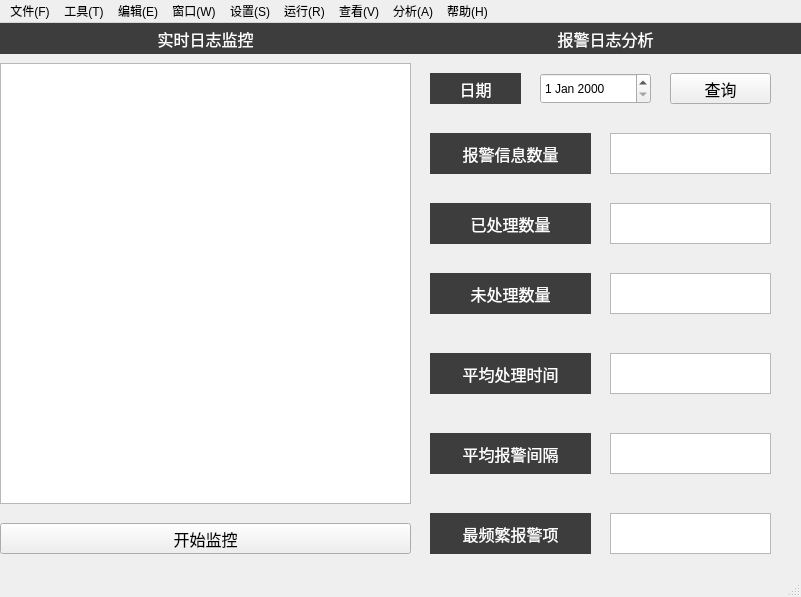
<?xml version="1.0" encoding="UTF-8"?>
<ui version="4.0">
 <class>MainWindow</class>
 <widget class="QMainWindow" name="MainWindow">
  <property name="geometry">
   <rect>
    <x>0</x>
    <y>0</y>
    <width>801</width>
    <height>597</height>
   </rect>
  </property>
  <property name="windowTitle">
   <string>生产线报警智能检测分析系统</string>
  </property>
  <widget class="QWidget" name="centralwidget">
   <widget class="QTextEdit" name="textEdit">
    <property name="geometry">
     <rect>
      <x>0</x>
      <y>40</y>
      <width>411</width>
      <height>441</height>
     </rect>
    </property>
   </widget>
   <widget class="QLabel" name="label">
    <property name="geometry">
     <rect>
      <x>0</x>
      <y>0</y>
      <width>411</width>
      <height>31</height>
     </rect>
    </property>
    <property name="palette">
     <palette>
      <active>
       <colorrole role="WindowText">
        <brush brushstyle="SolidPattern">
         <color alpha="255">
          <red>255</red>
          <green>255</green>
          <blue>255</blue>
         </color>
        </brush>
       </colorrole>
       <colorrole role="Button">
        <brush brushstyle="SolidPattern">
         <color alpha="255">
          <red>61</red>
          <green>61</green>
          <blue>61</blue>
         </color>
        </brush>
       </colorrole>
       <colorrole role="Base">
        <brush brushstyle="SolidPattern">
         <color alpha="255">
          <red>61</red>
          <green>61</green>
          <blue>61</blue>
         </color>
        </brush>
       </colorrole>
       <colorrole role="Window">
        <brush brushstyle="SolidPattern">
         <color alpha="255">
          <red>61</red>
          <green>61</green>
          <blue>61</blue>
         </color>
        </brush>
       </colorrole>
      </active>
      <inactive>
       <colorrole role="WindowText">
        <brush brushstyle="SolidPattern">
         <color alpha="255">
          <red>255</red>
          <green>255</green>
          <blue>255</blue>
         </color>
        </brush>
       </colorrole>
       <colorrole role="Button">
        <brush brushstyle="SolidPattern">
         <color alpha="255">
          <red>61</red>
          <green>61</green>
          <blue>61</blue>
         </color>
        </brush>
       </colorrole>
       <colorrole role="Base">
        <brush brushstyle="SolidPattern">
         <color alpha="255">
          <red>61</red>
          <green>61</green>
          <blue>61</blue>
         </color>
        </brush>
       </colorrole>
       <colorrole role="Window">
        <brush brushstyle="SolidPattern">
         <color alpha="255">
          <red>61</red>
          <green>61</green>
          <blue>61</blue>
         </color>
        </brush>
       </colorrole>
      </inactive>
      <disabled>
       <colorrole role="WindowText">
        <brush brushstyle="SolidPattern">
         <color alpha="255">
          <red>120</red>
          <green>120</green>
          <blue>120</blue>
         </color>
        </brush>
       </colorrole>
       <colorrole role="Button">
        <brush brushstyle="SolidPattern">
         <color alpha="255">
          <red>61</red>
          <green>61</green>
          <blue>61</blue>
         </color>
        </brush>
       </colorrole>
       <colorrole role="Base">
        <brush brushstyle="SolidPattern">
         <color alpha="255">
          <red>61</red>
          <green>61</green>
          <blue>61</blue>
         </color>
        </brush>
       </colorrole>
       <colorrole role="Window">
        <brush brushstyle="SolidPattern">
         <color alpha="255">
          <red>61</red>
          <green>61</green>
          <blue>61</blue>
         </color>
        </brush>
       </colorrole>
      </disabled>
     </palette>
    </property>
    <property name="font">
     <font>
      <family>黑体</family>
      <pointsize>12</pointsize>
     </font>
    </property>
    <property name="styleSheet">
     <string notr="true">background-color: rgb(61, 61, 61);</string>
    </property>
    <property name="text">
     <string>实时日志监控</string>
    </property>
    <property name="alignment">
     <set>Qt::AlignCenter</set>
    </property>
   </widget>
   <widget class="QLabel" name="label_2">
    <property name="geometry">
     <rect>
      <x>410</x>
      <y>0</y>
      <width>391</width>
      <height>31</height>
     </rect>
    </property>
    <property name="palette">
     <palette>
      <active>
       <colorrole role="WindowText">
        <brush brushstyle="SolidPattern">
         <color alpha="255">
          <red>255</red>
          <green>255</green>
          <blue>255</blue>
         </color>
        </brush>
       </colorrole>
       <colorrole role="Button">
        <brush brushstyle="SolidPattern">
         <color alpha="255">
          <red>61</red>
          <green>61</green>
          <blue>61</blue>
         </color>
        </brush>
       </colorrole>
       <colorrole role="Base">
        <brush brushstyle="SolidPattern">
         <color alpha="255">
          <red>61</red>
          <green>61</green>
          <blue>61</blue>
         </color>
        </brush>
       </colorrole>
       <colorrole role="Window">
        <brush brushstyle="SolidPattern">
         <color alpha="255">
          <red>61</red>
          <green>61</green>
          <blue>61</blue>
         </color>
        </brush>
       </colorrole>
      </active>
      <inactive>
       <colorrole role="WindowText">
        <brush brushstyle="SolidPattern">
         <color alpha="255">
          <red>255</red>
          <green>255</green>
          <blue>255</blue>
         </color>
        </brush>
       </colorrole>
       <colorrole role="Button">
        <brush brushstyle="SolidPattern">
         <color alpha="255">
          <red>61</red>
          <green>61</green>
          <blue>61</blue>
         </color>
        </brush>
       </colorrole>
       <colorrole role="Base">
        <brush brushstyle="SolidPattern">
         <color alpha="255">
          <red>61</red>
          <green>61</green>
          <blue>61</blue>
         </color>
        </brush>
       </colorrole>
       <colorrole role="Window">
        <brush brushstyle="SolidPattern">
         <color alpha="255">
          <red>61</red>
          <green>61</green>
          <blue>61</blue>
         </color>
        </brush>
       </colorrole>
      </inactive>
      <disabled>
       <colorrole role="WindowText">
        <brush brushstyle="SolidPattern">
         <color alpha="255">
          <red>120</red>
          <green>120</green>
          <blue>120</blue>
         </color>
        </brush>
       </colorrole>
       <colorrole role="Button">
        <brush brushstyle="SolidPattern">
         <color alpha="255">
          <red>61</red>
          <green>61</green>
          <blue>61</blue>
         </color>
        </brush>
       </colorrole>
       <colorrole role="Base">
        <brush brushstyle="SolidPattern">
         <color alpha="255">
          <red>61</red>
          <green>61</green>
          <blue>61</blue>
         </color>
        </brush>
       </colorrole>
       <colorrole role="Window">
        <brush brushstyle="SolidPattern">
         <color alpha="255">
          <red>61</red>
          <green>61</green>
          <blue>61</blue>
         </color>
        </brush>
       </colorrole>
      </disabled>
     </palette>
    </property>
    <property name="font">
     <font>
      <family>黑体</family>
      <pointsize>12</pointsize>
     </font>
    </property>
    <property name="styleSheet">
     <string notr="true">background-color: rgb(61, 61, 61);</string>
    </property>
    <property name="text">
     <string>报警日志分析</string>
    </property>
    <property name="alignment">
     <set>Qt::AlignCenter</set>
    </property>
   </widget>
   <widget class="QLabel" name="label_3">
    <property name="geometry">
     <rect>
      <x>430</x>
      <y>50</y>
      <width>91</width>
      <height>31</height>
     </rect>
    </property>
    <property name="palette">
     <palette>
      <active>
       <colorrole role="WindowText">
        <brush brushstyle="SolidPattern">
         <color alpha="255">
          <red>255</red>
          <green>255</green>
          <blue>255</blue>
         </color>
        </brush>
       </colorrole>
       <colorrole role="Button">
        <brush brushstyle="SolidPattern">
         <color alpha="255">
          <red>61</red>
          <green>61</green>
          <blue>61</blue>
         </color>
        </brush>
       </colorrole>
       <colorrole role="Base">
        <brush brushstyle="SolidPattern">
         <color alpha="255">
          <red>61</red>
          <green>61</green>
          <blue>61</blue>
         </color>
        </brush>
       </colorrole>
       <colorrole role="Window">
        <brush brushstyle="SolidPattern">
         <color alpha="255">
          <red>61</red>
          <green>61</green>
          <blue>61</blue>
         </color>
        </brush>
       </colorrole>
      </active>
      <inactive>
       <colorrole role="WindowText">
        <brush brushstyle="SolidPattern">
         <color alpha="255">
          <red>255</red>
          <green>255</green>
          <blue>255</blue>
         </color>
        </brush>
       </colorrole>
       <colorrole role="Button">
        <brush brushstyle="SolidPattern">
         <color alpha="255">
          <red>61</red>
          <green>61</green>
          <blue>61</blue>
         </color>
        </brush>
       </colorrole>
       <colorrole role="Base">
        <brush brushstyle="SolidPattern">
         <color alpha="255">
          <red>61</red>
          <green>61</green>
          <blue>61</blue>
         </color>
        </brush>
       </colorrole>
       <colorrole role="Window">
        <brush brushstyle="SolidPattern">
         <color alpha="255">
          <red>61</red>
          <green>61</green>
          <blue>61</blue>
         </color>
        </brush>
       </colorrole>
      </inactive>
      <disabled>
       <colorrole role="WindowText">
        <brush brushstyle="SolidPattern">
         <color alpha="255">
          <red>120</red>
          <green>120</green>
          <blue>120</blue>
         </color>
        </brush>
       </colorrole>
       <colorrole role="Button">
        <brush brushstyle="SolidPattern">
         <color alpha="255">
          <red>61</red>
          <green>61</green>
          <blue>61</blue>
         </color>
        </brush>
       </colorrole>
       <colorrole role="Base">
        <brush brushstyle="SolidPattern">
         <color alpha="255">
          <red>61</red>
          <green>61</green>
          <blue>61</blue>
         </color>
        </brush>
       </colorrole>
       <colorrole role="Window">
        <brush brushstyle="SolidPattern">
         <color alpha="255">
          <red>61</red>
          <green>61</green>
          <blue>61</blue>
         </color>
        </brush>
       </colorrole>
      </disabled>
     </palette>
    </property>
    <property name="font">
     <font>
      <family>黑体</family>
      <pointsize>12</pointsize>
     </font>
    </property>
    <property name="styleSheet">
     <string notr="true">background-color: rgb(61, 61, 61);</string>
    </property>
    <property name="text">
     <string>日期</string>
    </property>
    <property name="alignment">
     <set>Qt::AlignCenter</set>
    </property>
   </widget>
   <widget class="QDateEdit" name="dateEdit">
    <property name="geometry">
     <rect>
      <x>540</x>
      <y>50</y>
      <width>111</width>
      <height>31</height>
     </rect>
    </property>
   </widget>
   <widget class="QPushButton" name="pushButton">
    <property name="geometry">
     <rect>
      <x>670</x>
      <y>50</y>
      <width>101</width>
      <height>31</height>
     </rect>
    </property>
    <property name="font">
     <font>
      <family>黑体</family>
      <pointsize>12</pointsize>
     </font>
    </property>
    <property name="text">
     <string>查询</string>
    </property>
   </widget>
   <widget class="QLabel" name="label_4">
    <property name="geometry">
     <rect>
      <x>430</x>
      <y>110</y>
      <width>161</width>
      <height>41</height>
     </rect>
    </property>
    <property name="palette">
     <palette>
      <active>
       <colorrole role="WindowText">
        <brush brushstyle="SolidPattern">
         <color alpha="255">
          <red>255</red>
          <green>255</green>
          <blue>255</blue>
         </color>
        </brush>
       </colorrole>
       <colorrole role="Button">
        <brush brushstyle="SolidPattern">
         <color alpha="255">
          <red>61</red>
          <green>61</green>
          <blue>61</blue>
         </color>
        </brush>
       </colorrole>
       <colorrole role="Base">
        <brush brushstyle="SolidPattern">
         <color alpha="255">
          <red>61</red>
          <green>61</green>
          <blue>61</blue>
         </color>
        </brush>
       </colorrole>
       <colorrole role="Window">
        <brush brushstyle="SolidPattern">
         <color alpha="255">
          <red>61</red>
          <green>61</green>
          <blue>61</blue>
         </color>
        </brush>
       </colorrole>
      </active>
      <inactive>
       <colorrole role="WindowText">
        <brush brushstyle="SolidPattern">
         <color alpha="255">
          <red>255</red>
          <green>255</green>
          <blue>255</blue>
         </color>
        </brush>
       </colorrole>
       <colorrole role="Button">
        <brush brushstyle="SolidPattern">
         <color alpha="255">
          <red>61</red>
          <green>61</green>
          <blue>61</blue>
         </color>
        </brush>
       </colorrole>
       <colorrole role="Base">
        <brush brushstyle="SolidPattern">
         <color alpha="255">
          <red>61</red>
          <green>61</green>
          <blue>61</blue>
         </color>
        </brush>
       </colorrole>
       <colorrole role="Window">
        <brush brushstyle="SolidPattern">
         <color alpha="255">
          <red>61</red>
          <green>61</green>
          <blue>61</blue>
         </color>
        </brush>
       </colorrole>
      </inactive>
      <disabled>
       <colorrole role="WindowText">
        <brush brushstyle="SolidPattern">
         <color alpha="255">
          <red>120</red>
          <green>120</green>
          <blue>120</blue>
         </color>
        </brush>
       </colorrole>
       <colorrole role="Button">
        <brush brushstyle="SolidPattern">
         <color alpha="255">
          <red>61</red>
          <green>61</green>
          <blue>61</blue>
         </color>
        </brush>
       </colorrole>
       <colorrole role="Base">
        <brush brushstyle="SolidPattern">
         <color alpha="255">
          <red>61</red>
          <green>61</green>
          <blue>61</blue>
         </color>
        </brush>
       </colorrole>
       <colorrole role="Window">
        <brush brushstyle="SolidPattern">
         <color alpha="255">
          <red>61</red>
          <green>61</green>
          <blue>61</blue>
         </color>
        </brush>
       </colorrole>
      </disabled>
     </palette>
    </property>
    <property name="font">
     <font>
      <family>黑体</family>
      <pointsize>12</pointsize>
     </font>
    </property>
    <property name="styleSheet">
     <string notr="true">background-color: rgb(61, 61, 61);</string>
    </property>
    <property name="text">
     <string>报警信息数量</string>
    </property>
    <property name="alignment">
     <set>Qt::AlignCenter</set>
    </property>
   </widget>
   <widget class="QLabel" name="label_5">
    <property name="geometry">
     <rect>
      <x>430</x>
      <y>180</y>
      <width>161</width>
      <height>41</height>
     </rect>
    </property>
    <property name="palette">
     <palette>
      <active>
       <colorrole role="WindowText">
        <brush brushstyle="SolidPattern">
         <color alpha="255">
          <red>255</red>
          <green>255</green>
          <blue>255</blue>
         </color>
        </brush>
       </colorrole>
       <colorrole role="Button">
        <brush brushstyle="SolidPattern">
         <color alpha="255">
          <red>61</red>
          <green>61</green>
          <blue>61</blue>
         </color>
        </brush>
       </colorrole>
       <colorrole role="Base">
        <brush brushstyle="SolidPattern">
         <color alpha="255">
          <red>61</red>
          <green>61</green>
          <blue>61</blue>
         </color>
        </brush>
       </colorrole>
       <colorrole role="Window">
        <brush brushstyle="SolidPattern">
         <color alpha="255">
          <red>61</red>
          <green>61</green>
          <blue>61</blue>
         </color>
        </brush>
       </colorrole>
      </active>
      <inactive>
       <colorrole role="WindowText">
        <brush brushstyle="SolidPattern">
         <color alpha="255">
          <red>255</red>
          <green>255</green>
          <blue>255</blue>
         </color>
        </brush>
       </colorrole>
       <colorrole role="Button">
        <brush brushstyle="SolidPattern">
         <color alpha="255">
          <red>61</red>
          <green>61</green>
          <blue>61</blue>
         </color>
        </brush>
       </colorrole>
       <colorrole role="Base">
        <brush brushstyle="SolidPattern">
         <color alpha="255">
          <red>61</red>
          <green>61</green>
          <blue>61</blue>
         </color>
        </brush>
       </colorrole>
       <colorrole role="Window">
        <brush brushstyle="SolidPattern">
         <color alpha="255">
          <red>61</red>
          <green>61</green>
          <blue>61</blue>
         </color>
        </brush>
       </colorrole>
      </inactive>
      <disabled>
       <colorrole role="WindowText">
        <brush brushstyle="SolidPattern">
         <color alpha="255">
          <red>120</red>
          <green>120</green>
          <blue>120</blue>
         </color>
        </brush>
       </colorrole>
       <colorrole role="Button">
        <brush brushstyle="SolidPattern">
         <color alpha="255">
          <red>61</red>
          <green>61</green>
          <blue>61</blue>
         </color>
        </brush>
       </colorrole>
       <colorrole role="Base">
        <brush brushstyle="SolidPattern">
         <color alpha="255">
          <red>61</red>
          <green>61</green>
          <blue>61</blue>
         </color>
        </brush>
       </colorrole>
       <colorrole role="Window">
        <brush brushstyle="SolidPattern">
         <color alpha="255">
          <red>61</red>
          <green>61</green>
          <blue>61</blue>
         </color>
        </brush>
       </colorrole>
      </disabled>
     </palette>
    </property>
    <property name="font">
     <font>
      <family>黑体</family>
      <pointsize>12</pointsize>
     </font>
    </property>
    <property name="styleSheet">
     <string notr="true">background-color: rgb(61, 61, 61);</string>
    </property>
    <property name="text">
     <string>已处理数量</string>
    </property>
    <property name="alignment">
     <set>Qt::AlignCenter</set>
    </property>
   </widget>
   <widget class="QLabel" name="label_6">
    <property name="geometry">
     <rect>
      <x>430</x>
      <y>250</y>
      <width>161</width>
      <height>41</height>
     </rect>
    </property>
    <property name="palette">
     <palette>
      <active>
       <colorrole role="WindowText">
        <brush brushstyle="SolidPattern">
         <color alpha="255">
          <red>255</red>
          <green>255</green>
          <blue>255</blue>
         </color>
        </brush>
       </colorrole>
       <colorrole role="Button">
        <brush brushstyle="SolidPattern">
         <color alpha="255">
          <red>61</red>
          <green>61</green>
          <blue>61</blue>
         </color>
        </brush>
       </colorrole>
       <colorrole role="Base">
        <brush brushstyle="SolidPattern">
         <color alpha="255">
          <red>61</red>
          <green>61</green>
          <blue>61</blue>
         </color>
        </brush>
       </colorrole>
       <colorrole role="Window">
        <brush brushstyle="SolidPattern">
         <color alpha="255">
          <red>61</red>
          <green>61</green>
          <blue>61</blue>
         </color>
        </brush>
       </colorrole>
      </active>
      <inactive>
       <colorrole role="WindowText">
        <brush brushstyle="SolidPattern">
         <color alpha="255">
          <red>255</red>
          <green>255</green>
          <blue>255</blue>
         </color>
        </brush>
       </colorrole>
       <colorrole role="Button">
        <brush brushstyle="SolidPattern">
         <color alpha="255">
          <red>61</red>
          <green>61</green>
          <blue>61</blue>
         </color>
        </brush>
       </colorrole>
       <colorrole role="Base">
        <brush brushstyle="SolidPattern">
         <color alpha="255">
          <red>61</red>
          <green>61</green>
          <blue>61</blue>
         </color>
        </brush>
       </colorrole>
       <colorrole role="Window">
        <brush brushstyle="SolidPattern">
         <color alpha="255">
          <red>61</red>
          <green>61</green>
          <blue>61</blue>
         </color>
        </brush>
       </colorrole>
      </inactive>
      <disabled>
       <colorrole role="WindowText">
        <brush brushstyle="SolidPattern">
         <color alpha="255">
          <red>120</red>
          <green>120</green>
          <blue>120</blue>
         </color>
        </brush>
       </colorrole>
       <colorrole role="Button">
        <brush brushstyle="SolidPattern">
         <color alpha="255">
          <red>61</red>
          <green>61</green>
          <blue>61</blue>
         </color>
        </brush>
       </colorrole>
       <colorrole role="Base">
        <brush brushstyle="SolidPattern">
         <color alpha="255">
          <red>61</red>
          <green>61</green>
          <blue>61</blue>
         </color>
        </brush>
       </colorrole>
       <colorrole role="Window">
        <brush brushstyle="SolidPattern">
         <color alpha="255">
          <red>61</red>
          <green>61</green>
          <blue>61</blue>
         </color>
        </brush>
       </colorrole>
      </disabled>
     </palette>
    </property>
    <property name="font">
     <font>
      <family>黑体</family>
      <pointsize>12</pointsize>
     </font>
    </property>
    <property name="styleSheet">
     <string notr="true">background-color: rgb(61, 61, 61);</string>
    </property>
    <property name="text">
     <string>未处理数量</string>
    </property>
    <property name="alignment">
     <set>Qt::AlignCenter</set>
    </property>
   </widget>
   <widget class="QTextEdit" name="textEdit_2">
    <property name="geometry">
     <rect>
      <x>610</x>
      <y>110</y>
      <width>161</width>
      <height>41</height>
     </rect>
    </property>
   </widget>
   <widget class="QTextEdit" name="textEdit_3">
    <property name="geometry">
     <rect>
      <x>610</x>
      <y>180</y>
      <width>161</width>
      <height>41</height>
     </rect>
    </property>
   </widget>
   <widget class="QTextEdit" name="textEdit_4">
    <property name="geometry">
     <rect>
      <x>610</x>
      <y>250</y>
      <width>161</width>
      <height>41</height>
     </rect>
    </property>
   </widget>
   <widget class="QLabel" name="label_7">
    <property name="geometry">
     <rect>
      <x>430</x>
      <y>330</y>
      <width>161</width>
      <height>41</height>
     </rect>
    </property>
    <property name="palette">
     <palette>
      <active>
       <colorrole role="WindowText">
        <brush brushstyle="SolidPattern">
         <color alpha="255">
          <red>255</red>
          <green>255</green>
          <blue>255</blue>
         </color>
        </brush>
       </colorrole>
       <colorrole role="Button">
        <brush brushstyle="SolidPattern">
         <color alpha="255">
          <red>61</red>
          <green>61</green>
          <blue>61</blue>
         </color>
        </brush>
       </colorrole>
       <colorrole role="Base">
        <brush brushstyle="SolidPattern">
         <color alpha="255">
          <red>61</red>
          <green>61</green>
          <blue>61</blue>
         </color>
        </brush>
       </colorrole>
       <colorrole role="Window">
        <brush brushstyle="SolidPattern">
         <color alpha="255">
          <red>61</red>
          <green>61</green>
          <blue>61</blue>
         </color>
        </brush>
       </colorrole>
      </active>
      <inactive>
       <colorrole role="WindowText">
        <brush brushstyle="SolidPattern">
         <color alpha="255">
          <red>255</red>
          <green>255</green>
          <blue>255</blue>
         </color>
        </brush>
       </colorrole>
       <colorrole role="Button">
        <brush brushstyle="SolidPattern">
         <color alpha="255">
          <red>61</red>
          <green>61</green>
          <blue>61</blue>
         </color>
        </brush>
       </colorrole>
       <colorrole role="Base">
        <brush brushstyle="SolidPattern">
         <color alpha="255">
          <red>61</red>
          <green>61</green>
          <blue>61</blue>
         </color>
        </brush>
       </colorrole>
       <colorrole role="Window">
        <brush brushstyle="SolidPattern">
         <color alpha="255">
          <red>61</red>
          <green>61</green>
          <blue>61</blue>
         </color>
        </brush>
       </colorrole>
      </inactive>
      <disabled>
       <colorrole role="WindowText">
        <brush brushstyle="SolidPattern">
         <color alpha="255">
          <red>120</red>
          <green>120</green>
          <blue>120</blue>
         </color>
        </brush>
       </colorrole>
       <colorrole role="Button">
        <brush brushstyle="SolidPattern">
         <color alpha="255">
          <red>61</red>
          <green>61</green>
          <blue>61</blue>
         </color>
        </brush>
       </colorrole>
       <colorrole role="Base">
        <brush brushstyle="SolidPattern">
         <color alpha="255">
          <red>61</red>
          <green>61</green>
          <blue>61</blue>
         </color>
        </brush>
       </colorrole>
       <colorrole role="Window">
        <brush brushstyle="SolidPattern">
         <color alpha="255">
          <red>61</red>
          <green>61</green>
          <blue>61</blue>
         </color>
        </brush>
       </colorrole>
      </disabled>
     </palette>
    </property>
    <property name="font">
     <font>
      <family>黑体</family>
      <pointsize>12</pointsize>
     </font>
    </property>
    <property name="styleSheet">
     <string notr="true">background-color: rgb(61, 61, 61);</string>
    </property>
    <property name="text">
     <string>平均处理时间</string>
    </property>
    <property name="alignment">
     <set>Qt::AlignCenter</set>
    </property>
   </widget>
   <widget class="QTextEdit" name="textEdit_5">
    <property name="geometry">
     <rect>
      <x>610</x>
      <y>330</y>
      <width>161</width>
      <height>41</height>
     </rect>
    </property>
   </widget>
   <widget class="QLabel" name="label_8">
    <property name="geometry">
     <rect>
      <x>430</x>
      <y>410</y>
      <width>161</width>
      <height>41</height>
     </rect>
    </property>
    <property name="palette">
     <palette>
      <active>
       <colorrole role="WindowText">
        <brush brushstyle="SolidPattern">
         <color alpha="255">
          <red>255</red>
          <green>255</green>
          <blue>255</blue>
         </color>
        </brush>
       </colorrole>
       <colorrole role="Button">
        <brush brushstyle="SolidPattern">
         <color alpha="255">
          <red>61</red>
          <green>61</green>
          <blue>61</blue>
         </color>
        </brush>
       </colorrole>
       <colorrole role="Base">
        <brush brushstyle="SolidPattern">
         <color alpha="255">
          <red>61</red>
          <green>61</green>
          <blue>61</blue>
         </color>
        </brush>
       </colorrole>
       <colorrole role="Window">
        <brush brushstyle="SolidPattern">
         <color alpha="255">
          <red>61</red>
          <green>61</green>
          <blue>61</blue>
         </color>
        </brush>
       </colorrole>
      </active>
      <inactive>
       <colorrole role="WindowText">
        <brush brushstyle="SolidPattern">
         <color alpha="255">
          <red>255</red>
          <green>255</green>
          <blue>255</blue>
         </color>
        </brush>
       </colorrole>
       <colorrole role="Button">
        <brush brushstyle="SolidPattern">
         <color alpha="255">
          <red>61</red>
          <green>61</green>
          <blue>61</blue>
         </color>
        </brush>
       </colorrole>
       <colorrole role="Base">
        <brush brushstyle="SolidPattern">
         <color alpha="255">
          <red>61</red>
          <green>61</green>
          <blue>61</blue>
         </color>
        </brush>
       </colorrole>
       <colorrole role="Window">
        <brush brushstyle="SolidPattern">
         <color alpha="255">
          <red>61</red>
          <green>61</green>
          <blue>61</blue>
         </color>
        </brush>
       </colorrole>
      </inactive>
      <disabled>
       <colorrole role="WindowText">
        <brush brushstyle="SolidPattern">
         <color alpha="255">
          <red>120</red>
          <green>120</green>
          <blue>120</blue>
         </color>
        </brush>
       </colorrole>
       <colorrole role="Button">
        <brush brushstyle="SolidPattern">
         <color alpha="255">
          <red>61</red>
          <green>61</green>
          <blue>61</blue>
         </color>
        </brush>
       </colorrole>
       <colorrole role="Base">
        <brush brushstyle="SolidPattern">
         <color alpha="255">
          <red>61</red>
          <green>61</green>
          <blue>61</blue>
         </color>
        </brush>
       </colorrole>
       <colorrole role="Window">
        <brush brushstyle="SolidPattern">
         <color alpha="255">
          <red>61</red>
          <green>61</green>
          <blue>61</blue>
         </color>
        </brush>
       </colorrole>
      </disabled>
     </palette>
    </property>
    <property name="font">
     <font>
      <family>黑体</family>
      <pointsize>12</pointsize>
     </font>
    </property>
    <property name="styleSheet">
     <string notr="true">background-color: rgb(61, 61, 61);</string>
    </property>
    <property name="text">
     <string>平均报警间隔</string>
    </property>
    <property name="alignment">
     <set>Qt::AlignCenter</set>
    </property>
   </widget>
   <widget class="QTextEdit" name="textEdit_6">
    <property name="geometry">
     <rect>
      <x>610</x>
      <y>410</y>
      <width>161</width>
      <height>41</height>
     </rect>
    </property>
   </widget>
   <widget class="QLabel" name="label_9">
    <property name="geometry">
     <rect>
      <x>430</x>
      <y>490</y>
      <width>161</width>
      <height>41</height>
     </rect>
    </property>
    <property name="palette">
     <palette>
      <active>
       <colorrole role="WindowText">
        <brush brushstyle="SolidPattern">
         <color alpha="255">
          <red>255</red>
          <green>255</green>
          <blue>255</blue>
         </color>
        </brush>
       </colorrole>
       <colorrole role="Button">
        <brush brushstyle="SolidPattern">
         <color alpha="255">
          <red>61</red>
          <green>61</green>
          <blue>61</blue>
         </color>
        </brush>
       </colorrole>
       <colorrole role="Base">
        <brush brushstyle="SolidPattern">
         <color alpha="255">
          <red>61</red>
          <green>61</green>
          <blue>61</blue>
         </color>
        </brush>
       </colorrole>
       <colorrole role="Window">
        <brush brushstyle="SolidPattern">
         <color alpha="255">
          <red>61</red>
          <green>61</green>
          <blue>61</blue>
         </color>
        </brush>
       </colorrole>
      </active>
      <inactive>
       <colorrole role="WindowText">
        <brush brushstyle="SolidPattern">
         <color alpha="255">
          <red>255</red>
          <green>255</green>
          <blue>255</blue>
         </color>
        </brush>
       </colorrole>
       <colorrole role="Button">
        <brush brushstyle="SolidPattern">
         <color alpha="255">
          <red>61</red>
          <green>61</green>
          <blue>61</blue>
         </color>
        </brush>
       </colorrole>
       <colorrole role="Base">
        <brush brushstyle="SolidPattern">
         <color alpha="255">
          <red>61</red>
          <green>61</green>
          <blue>61</blue>
         </color>
        </brush>
       </colorrole>
       <colorrole role="Window">
        <brush brushstyle="SolidPattern">
         <color alpha="255">
          <red>61</red>
          <green>61</green>
          <blue>61</blue>
         </color>
        </brush>
       </colorrole>
      </inactive>
      <disabled>
       <colorrole role="WindowText">
        <brush brushstyle="SolidPattern">
         <color alpha="255">
          <red>120</red>
          <green>120</green>
          <blue>120</blue>
         </color>
        </brush>
       </colorrole>
       <colorrole role="Button">
        <brush brushstyle="SolidPattern">
         <color alpha="255">
          <red>61</red>
          <green>61</green>
          <blue>61</blue>
         </color>
        </brush>
       </colorrole>
       <colorrole role="Base">
        <brush brushstyle="SolidPattern">
         <color alpha="255">
          <red>61</red>
          <green>61</green>
          <blue>61</blue>
         </color>
        </brush>
       </colorrole>
       <colorrole role="Window">
        <brush brushstyle="SolidPattern">
         <color alpha="255">
          <red>61</red>
          <green>61</green>
          <blue>61</blue>
         </color>
        </brush>
       </colorrole>
      </disabled>
     </palette>
    </property>
    <property name="font">
     <font>
      <family>黑体</family>
      <pointsize>12</pointsize>
     </font>
    </property>
    <property name="styleSheet">
     <string notr="true">background-color: rgb(61, 61, 61);</string>
    </property>
    <property name="text">
     <string>最频繁报警项</string>
    </property>
    <property name="alignment">
     <set>Qt::AlignCenter</set>
    </property>
   </widget>
   <widget class="QTextEdit" name="textEdit_7">
    <property name="geometry">
     <rect>
      <x>610</x>
      <y>490</y>
      <width>161</width>
      <height>41</height>
     </rect>
    </property>
   </widget>
   <widget class="QPushButton" name="pushButton_2">
    <property name="geometry">
     <rect>
      <x>0</x>
      <y>500</y>
      <width>411</width>
      <height>31</height>
     </rect>
    </property>
    <property name="font">
     <font>
      <family>黑体</family>
      <pointsize>12</pointsize>
     </font>
    </property>
    <property name="text">
     <string>开始监控</string>
    </property>
   </widget>
   <widget class="QLabel" name="label_10">
    <property name="geometry">
     <rect>
      <x>0</x>
      <y>30</y>
      <width>801</width>
      <height>541</height>
     </rect>
    </property>
    <property name="styleSheet">
     <string notr="true">background-image: url(:/newPrefix/images/1.png);</string>
    </property>
    <property name="text">
     <string/>
    </property>
   </widget>
   <zorder>label_10</zorder>
   <zorder>textEdit</zorder>
   <zorder>label</zorder>
   <zorder>label_2</zorder>
   <zorder>label_3</zorder>
   <zorder>dateEdit</zorder>
   <zorder>pushButton</zorder>
   <zorder>label_4</zorder>
   <zorder>label_5</zorder>
   <zorder>label_6</zorder>
   <zorder>textEdit_2</zorder>
   <zorder>textEdit_3</zorder>
   <zorder>textEdit_4</zorder>
   <zorder>label_7</zorder>
   <zorder>textEdit_5</zorder>
   <zorder>label_8</zorder>
   <zorder>textEdit_6</zorder>
   <zorder>label_9</zorder>
   <zorder>textEdit_7</zorder>
   <zorder>pushButton_2</zorder>
  </widget>
  <widget class="QMenuBar" name="menubar">
   <property name="geometry">
    <rect>
     <x>0</x>
     <y>0</y>
     <width>801</width>
     <height>23</height>
    </rect>
   </property>
   <widget class="QMenu" name="menu_F">
    <property name="title">
     <string>文件(F)</string>
    </property>
   </widget>
   <widget class="QMenu" name="menu_T">
    <property name="title">
     <string>工具(T)</string>
    </property>
   </widget>
   <widget class="QMenu" name="menu_E">
    <property name="title">
     <string>编辑(E)</string>
    </property>
   </widget>
   <widget class="QMenu" name="menu_W">
    <property name="title">
     <string>窗口(W)</string>
    </property>
   </widget>
   <widget class="QMenu" name="menu_S">
    <property name="title">
     <string>设置(S)</string>
    </property>
    <widget class="QMenu" name="menu">
     <property name="title">
      <string>生产线选择</string>
     </property>
     <addaction name="action_2"/>
     <addaction name="action_3"/>
     <addaction name="action_4"/>
    </widget>
    <addaction name="menu"/>
   </widget>
   <widget class="QMenu" name="menu_R">
    <property name="title">
     <string>运行(R)</string>
    </property>
   </widget>
   <widget class="QMenu" name="menu_V">
    <property name="title">
     <string>查看(V)</string>
    </property>
   </widget>
   <widget class="QMenu" name="menu_A">
    <property name="title">
     <string>分析(A)</string>
    </property>
   </widget>
   <widget class="QMenu" name="menu_H">
    <property name="title">
     <string>帮助(H)</string>
    </property>
   </widget>
   <addaction name="menu_F"/>
   <addaction name="menu_T"/>
   <addaction name="menu_E"/>
   <addaction name="menu_W"/>
   <addaction name="menu_S"/>
   <addaction name="menu_R"/>
   <addaction name="menu_V"/>
   <addaction name="menu_A"/>
   <addaction name="menu_H"/>
  </widget>
  <widget class="QStatusBar" name="statusbar"/>
  <action name="action_2">
   <property name="text">
    <string>厚板线</string>
   </property>
  </action>
  <action name="action_3">
   <property name="text">
    <string>侧板焊接线</string>
   </property>
  </action>
  <action name="action_4">
   <property name="text">
    <string>新萨瓦尼尼线</string>
   </property>
  </action>
 </widget>
 <resources>
  <include location="../resource.qrc"/>
 </resources>
 <connections/>
</ui>
